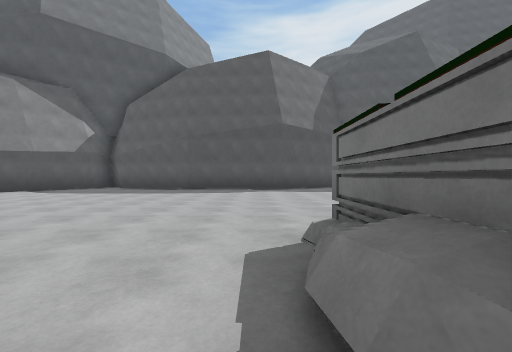
view 1 (above)

24 first-person views from a walk through a Unity game level. The camera is 1.22 m above the floor, looks level and sees 90° across. The floor is counted in squares, 2.3 m on a side. Each view is taken from the middle of a square. On the plan, view 1 faces up. The plan holds only what a view shows up to about 9 squares ahead; the rest is blank. The place goes on beyond the plan. The player is left out. Some surface patterns are stand-ins.

view 2
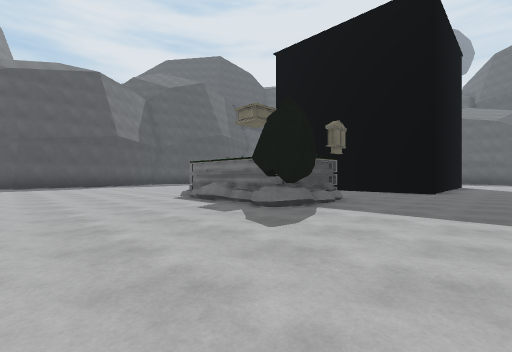

view 3
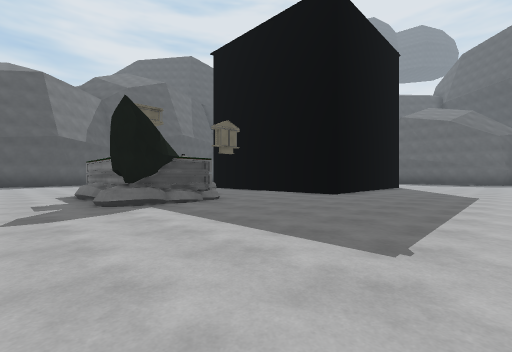

view 4
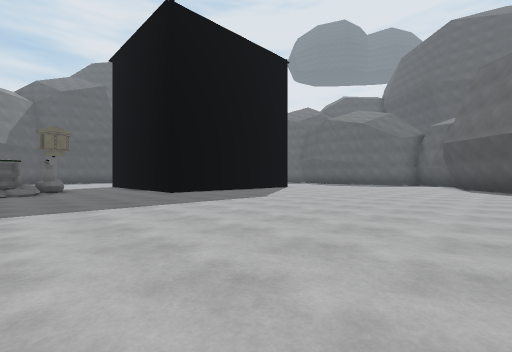

view 5
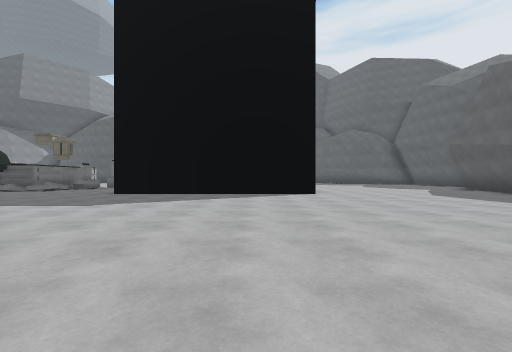

view 6
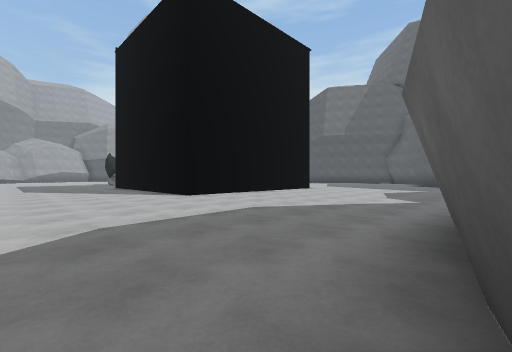

view 7
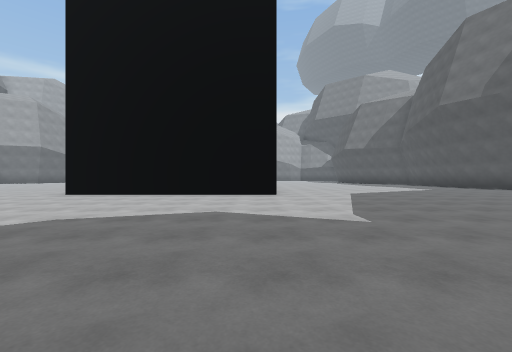

view 8
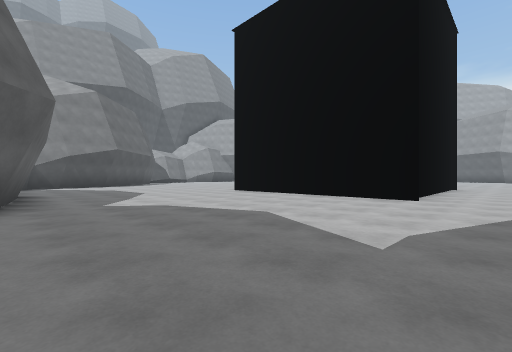

view 9
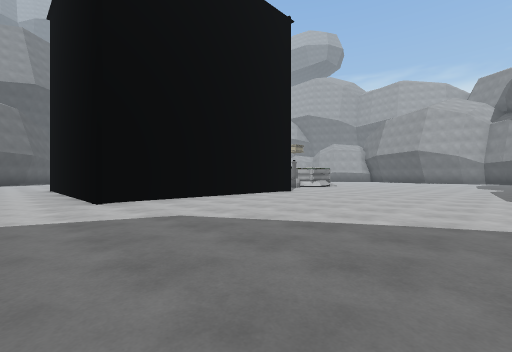

view 10
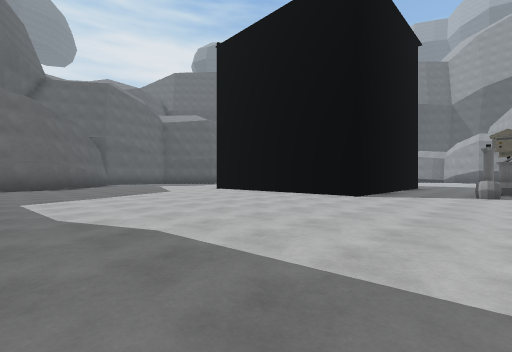

view 11
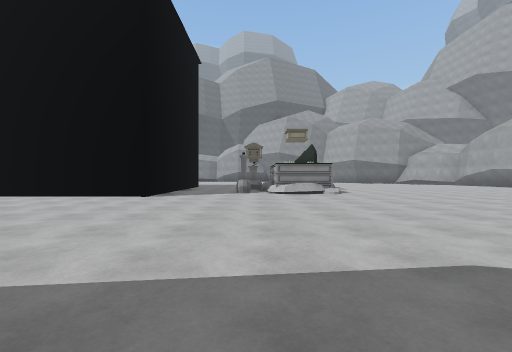

view 12
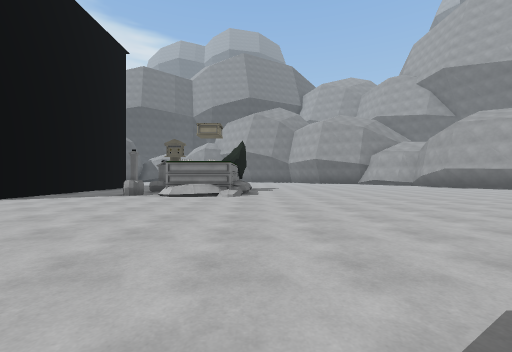

view 13
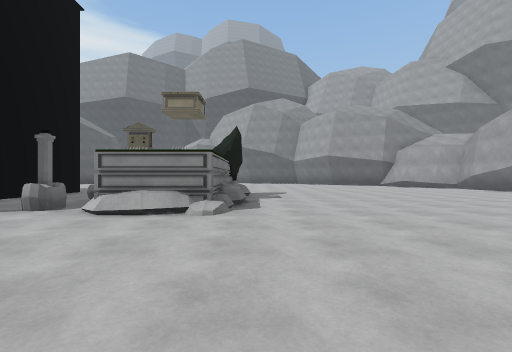

view 14
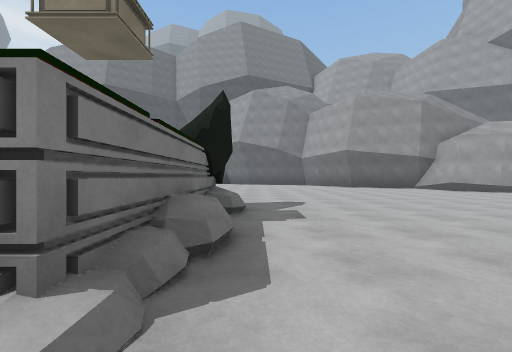

view 15
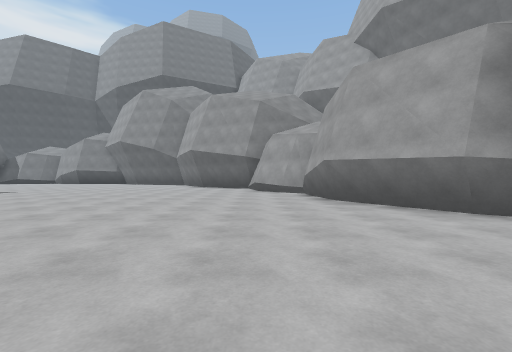

view 16
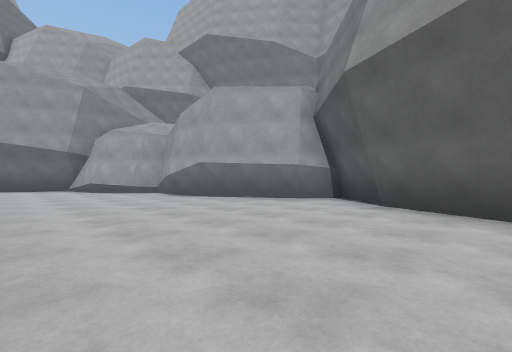

view 17
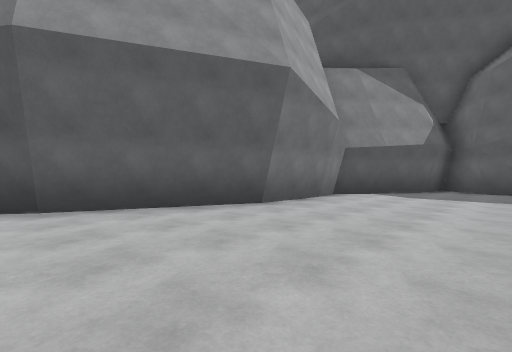

view 18
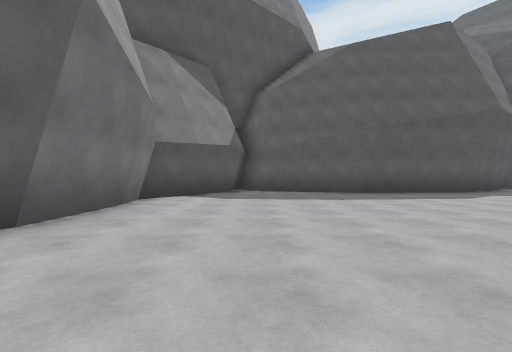

view 19
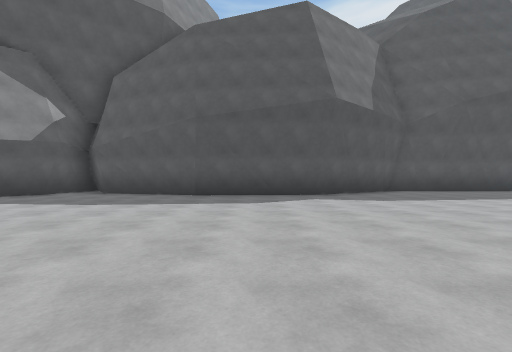

view 20
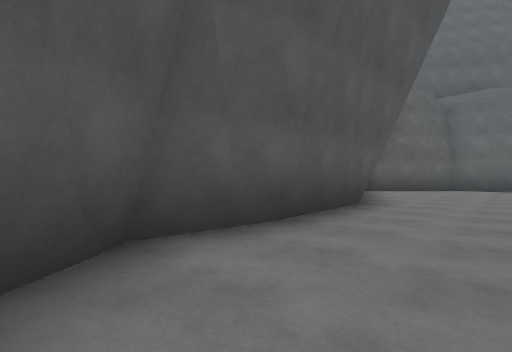

view 21
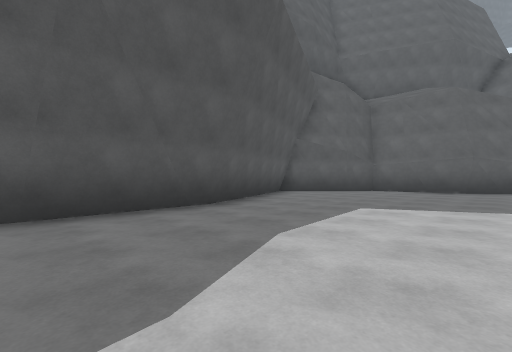

view 22
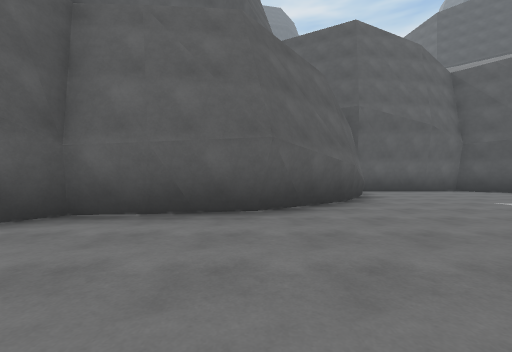

view 23
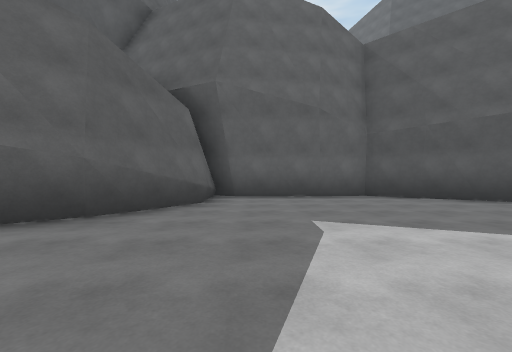

view 24
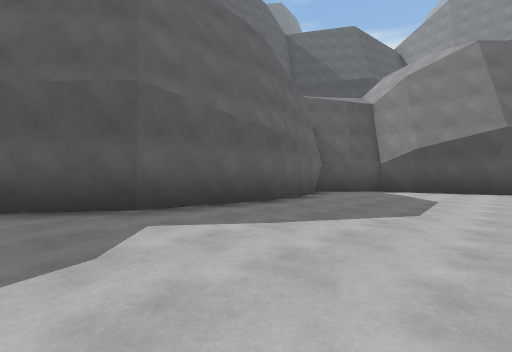

### Floor plan
Points are (right, up) in squares from view 1. A wall is a line through its corners. A room is listed if a view was taken in it or the views show most of it. See-through windows are left out.
Room 1 (views 1, 2, 3, 4, 5, 6, 7, 8, 9, 10, 11, 12, 13, 14, 15, 16, 17, 18, 19, 20, 21, 22, 23, 24)
walls: (5.8, -2.4) (5.8, 3.4) (11.7, 3.4) (11.7, -2.4) (5.8, -2.4); (2.5, -1.2) (0.7, -1.2); (1, -1.5) (0.7, -1.4) (0.7, 2.2) (1.6, 2.2); (0.8, 10) (-1.2, 9.9); (2.5, 11.1) (0.8, 10.2) (-2.8, 10); (3.5, 11.8) (1.7, 10.4); (5.3, 11.9) (3.8, 12.1) (3.1, 11.4); (8, 11.8) (6.9, 11.8); (8, 12) (5.1, 11.9); (-2.5, 10) (-5.6, 10.7) (-6.6, 11.9); (12.5, -10) (13.4, -9.3); (14.3, -8.6) (16.2, -8.1); (12.7, -10.1) (14.5, -8.7); (17.8, -0.5) (19.7, 2.3); (17.5, -3.3) (17.9, -0.4); (17.8, -4.4) (17.6, -3.1); (16.8, 6.7) (16.2, 7.2); (16.1, -8.1) (17.2, -8) (17.7, -7.2); (-8.4, -3.1) (-8.4, -4.8); (18.9, 1.1) (19.5, 1.8); (14.3, 10.4) (14.3, 11.5) (13.4, 12); (-8.5, -4.6) (-7, -6.1) (-6.8, -7.5) (-4.9, -8.6); (18, 6) (16, 7.2) (14.7, 8.9) (14.1, 11.5); (18.1, -5.8) (17.6, -3.8); (17.5, -7.5) (18.6, -6.3); (13.5, 12) (12.2, 13.2) (12, 13.6) (7.8, 11.8); (19.8, 2) (19.6, 3.4); (-8.3, 6.8) (-8.3, 4.5) (-9.5, 1.5) (-10.7, 0.1) (-9.8, -0.6) (-8.6, -2.4) (-8.3, -3.9) (-8.5, -4.8) (-7.8, -5.3); (19.6, 3.3) (19.6, 5.5); (19.4, 4.3) (19.5, 5.6); (-7.7, 8.8) (-8.5, 7.9) (-8.3, 6.7); (-6.9, 10.1) (-8.5, 7.7); (19.9, 6.2) (18.2, 6) (16, 7); (-6.6, 12.1) (-6.8, 10.3)
low walls: (15.2, 8.5) (14.9, 8.9) (14.5, 10.5); (-5.5, -8.4) (-4.9, -8.8); (-7, -6.1) (-6.7, -7.3); (-8.8, 3.7) (-9.4, 2.1); (19.5, 1.6) (19.8, 2); (-9.5, 2) (-9.7, 1.3); (13, 12.6) (12.5, 13.2); (-6.8, 10.3) (-7.5, 9.4); (-8.3, 8.3) (-8.5, 7.9)
objects: other object (2, 2); other object (3, 2)

Positions as (right, up) in squares from view 1, and headings:
1: (0, 0), facing up
2: (-3, -4), facing up-right
3: (-1, -6), facing up-right
4: (2, -10), facing up-right
5: (10, -10), facing up
6: (18, -6), facing up-left
7: (19, 3), facing left
8: (18, 5), facing down-left
9: (13, 9), facing down-left
10: (3, 10), facing down-right
11: (3, 10), facing down
12: (0, 9), facing down
13: (0, 6), facing down
14: (0, 3), facing down
15: (-7, 3), facing down
16: (-5, 3), facing down-left
17: (-5, 1), facing up-left
18: (-6, 2), facing up
19: (-1, 3), facing up
20: (3, 10), facing up-right
21: (5, 8), facing up-right
22: (11, 9), facing right
23: (13, 5), facing right
24: (14, 1), facing down-right
